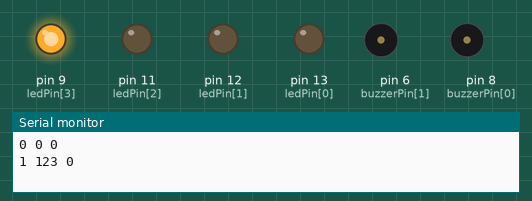
Simulated run of this sketch. Board: Arduino Leonardo, built for the host (arithmetic inside an expression is 32-bit, double 64-bit). Shown: output pins drawn as LEDs (lit = HIGH), buzzer (waves = sounding, pin HIGH), the last lines printed to the serial monitor.

Above: at 0.15 s.
At 9.31 s:
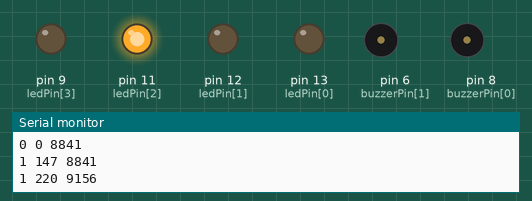
At 16.26 s:
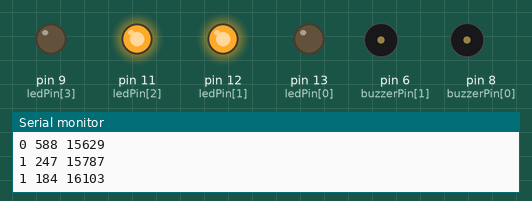
At 19.74 s:
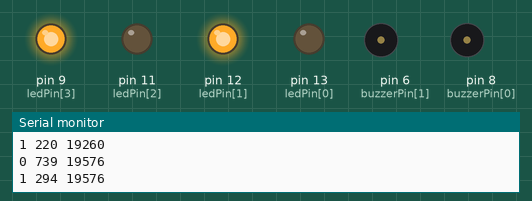
At 28.59 s:
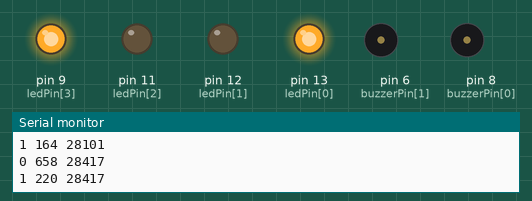
At 39.64 s:
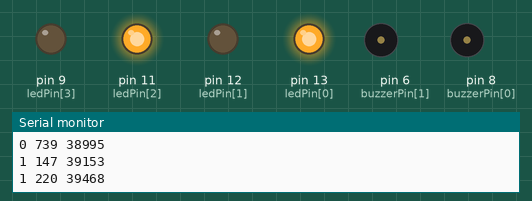
Timing chart, 0 to 40.0 s (numbered marks = the images above):
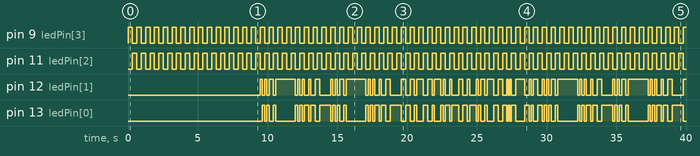

The sketch:

ScorePlayer_Dual.ino
```cpp
#include "Tone.h"
#include "scoreA.h"
#include "scoreB.h"
#define COUNTOF(arr) (sizeof(arr) / sizeof(arr[0]))

int ledPin[]      = {13, 12, 11, 9};
int buzzerPin[]   = {8, 6};

int ledSet[2][2]  = {{0, 1}, {2, 3}};
int ledID[2]      = {0};

Tone ctone[2];

void setup()
{
  Serial.begin(9600);

  for (int i = 0; i < COUNTOF(ledPin); ++i) pinMode(ledPin[i], OUTPUT);
  for (int i = 0; i < COUNTOF(buzzerPin); ++i) pinMode(buzzerPin[i], OUTPUT);
  for (int i = 0; i < COUNTOF(buzzerPin); ++i) ctone[i].begin(buzzerPin[i]);

  play(scoreA, COUNTOF(scoreA), scoreB, COUNTOF(scoreB));
}

void loop()
{
  for (int i = 0; i < COUNTOF(ledPin); ++i)
  {
    digitalWrite(ledPin[i], HIGH);
    delay(100);
    digitalWrite(ledPin[i], LOW);
  }
}

void playNote(long &last, long start, long pitch, int id)
{
  //if(buzzerPin[id] == 6) return;

  if (last < start)
  {
    delay((start - last));
    last = start;
  }

  Serial.print(id);
  Serial.print(" ");
  Serial.print(pitch);
  Serial.print(" ");
  Serial.print(start);
  Serial.println(" ");

  if (pitch)
  {
    digitalWrite(ledPin[ledSet[id][ledID[id]++]], LOW);
    ledID[id] %= COUNTOF(ledSet[id]);
    digitalWrite(ledPin[ledSet[id][ledID[id]]], HIGH);

    ctone[id].stop();
    ctone[id].play(pitch);
  }
  else
  {
    ctone[id].stop();
  }
}

void play(const long *codeA, int lenA, const long *codeB, int lenB)
{
  long last = 0, last2 = 0;
  int i = 0, j = 0;

  while (i + 1 < lenA || j + 1 < lenB)
  {
    long startA = i + 1 < lenA ? pgm_read_dword(codeA + i) : 0;
    long pitchA = i + 1 < lenA ? pgm_read_dword(codeA + i + 1) : 0;
    long startB = j + 1 < lenB ? pgm_read_dword(codeB + j) : 0;
    long pitchB = j + 1 < lenB ? pgm_read_dword(codeB + j + 1) : 0;

    if (lenB <= j + 1 || startA <= startB)
    {
      i += 2;
      playNote(last, startA, pitchA, 0);
    }
    else
    {
      j += 2;
      playNote(last, startB, pitchB, 1);
    }
  }

  for (int i = 0; i < COUNTOF(buzzerPin); ++i) ctone[i].stop();
}
```

Tone.cpp
```cpp
// (licence header left out)
#include <avr/interrupt.h>
#include <avr/pgmspace.h>
#include <wiring_private.h>
#include <pins_arduino.h>
#include "Tone.h"

#if defined(__AVR_ATmega8__)
#define TCCR2A TCCR2
#define TCCR2B TCCR2
#define COM2A1 COM21
#define COM2A0 COM20
#define OCR2A OCR2
#define TIMSK2 TIMSK
#define OCIE2A OCIE2
#define TIMER2_COMPA_vect TIMER2_COMP_vect
#define TIMSK1 TIMSK
#endif

// timerx_toggle_count:
//  > 0 - duration specified
//  = 0 - stopped
//  < 0 - infinitely (until stop() method called, or new play() called)

#if !defined(__AVR_ATmega8__)
volatile int32_t timer0_toggle_count;
volatile uint8_t *timer0_pin_port;
volatile uint8_t timer0_pin_mask;
#endif

volatile int32_t timer1_toggle_count;
volatile uint8_t *timer1_pin_port;
volatile uint8_t timer1_pin_mask;
volatile int32_t timer2_toggle_count;
volatile uint8_t *timer2_pin_port;
volatile uint8_t timer2_pin_mask;

#if defined(__AVR_ATmega1280__)
volatile int32_t timer3_toggle_count;
volatile uint8_t *timer3_pin_port;
volatile uint8_t timer3_pin_mask;
volatile int32_t timer4_toggle_count;
volatile uint8_t *timer4_pin_port;
volatile uint8_t timer4_pin_mask;
volatile int32_t timer5_toggle_count;
volatile uint8_t *timer5_pin_port;
volatile uint8_t timer5_pin_mask;
#endif


#if defined(__AVR_ATmega1280__)

#define AVAILABLE_TONE_PINS 6

// Leave timers 1, and zero to last.
const uint8_t PROGMEM tone_pin_to_timer_PGM[] = { 2, 3, 4, 5, 1, 0 };

#elif defined(__AVR_ATmega8__)

#define AVAILABLE_TONE_PINS 2

const uint8_t PROGMEM tone_pin_to_timer_PGM[] = { 2, 1 };

#else

#define AVAILABLE_TONE_PINS 3

// Leave timer 0 to last.
const uint8_t PROGMEM tone_pin_to_timer_PGM[] = { 2, 1, 0 };

#endif


// Initialize our pin count

uint8_t Tone::_tone_pin_count = 0;


void Tone::begin(uint8_t tonePin)
{
  if (_tone_pin_count < AVAILABLE_TONE_PINS)
  {
    _pin = tonePin;
    _timer = pgm_read_byte(tone_pin_to_timer_PGM + _tone_pin_count);
    _tone_pin_count++;

    // Set timer specific stuff
    // All timers in CTC mode
    // 8 bit timers will require changing prescalar values,
    // whereas 16 bit timers are set to either ck/1 or ck/64 prescalar
    switch (_timer)
    {
#if !defined(__AVR_ATmega8__)
      case 0:
        // 8 bit timer
        TCCR0A = 0;
        TCCR0B = 0;
        bitWrite(TCCR0A, WGM01, 1);
        bitWrite(TCCR0B, CS00, 1);
        timer0_pin_port = portOutputRegister(digitalPinToPort(_pin));
        timer0_pin_mask = digitalPinToBitMask(_pin);
        break;
#endif

      case 1:
        // 16 bit timer
        TCCR1A = 0;
        TCCR1B = 0;
        bitWrite(TCCR1B, WGM12, 1);
        bitWrite(TCCR1B, CS10, 1);
        timer1_pin_port = portOutputRegister(digitalPinToPort(_pin));
        timer1_pin_mask = digitalPinToBitMask(_pin);
        break;
      case 2:
        // 8 bit timer
        TCCR2A = 0;
        TCCR2B = 0;
        bitWrite(TCCR2A, WGM21, 1);
        bitWrite(TCCR2B, CS20, 1);
        timer2_pin_port = portOutputRegister(digitalPinToPort(_pin));
        timer2_pin_mask = digitalPinToBitMask(_pin);
        break;

#if defined(__AVR_ATmega1280__)
      case 3:
        // 16 bit timer
        TCCR3A = 0;
        TCCR3B = 0;
        bitWrite(TCCR3B, WGM32, 1);
        bitWrite(TCCR3B, CS30, 1);
        timer3_pin_port = portOutputRegister(digitalPinToPort(_pin));
        timer3_pin_mask = digitalPinToBitMask(_pin);
        break;
      case 4:
        // 16 bit timer
        TCCR4A = 0;
        TCCR4B = 0;
        bitWrite(TCCR4B, WGM42, 1);
        bitWrite(TCCR4B, CS40, 1);
        timer4_pin_port = portOutputRegister(digitalPinToPort(_pin));
        timer4_pin_mask = digitalPinToBitMask(_pin);
        break;
      case 5:
        // 16 bit timer
        TCCR5A = 0;
        TCCR5B = 0;
        bitWrite(TCCR5B, WGM52, 1);
        bitWrite(TCCR5B, CS50, 1);
        timer5_pin_port = portOutputRegister(digitalPinToPort(_pin));
        timer5_pin_mask = digitalPinToBitMask(_pin);
        break;
#endif
    }
  }
  else
  {
    // disabled
    _timer = -1;
  }
}


// frequency (in hertz) and duration (in milliseconds).

void Tone::play(uint16_t frequency, uint32_t duration)
{
  uint8_t prescalarbits = 0b001;
  int32_t toggle_count = 0;
  uint32_t ocr = 0;

  if (_timer >= 0)
  {
    // Set the pinMode as OUTPUT
    pinMode(_pin, OUTPUT);

    // if we are using an 8 bit timer, scan through prescalars to find the best fit
    if (_timer == 0 || _timer == 2)
    {
      ocr = F_CPU / frequency / 2 - 1;
      prescalarbits = 0b001;  // ck/1: same for both timers
      if (ocr > 255)
      {
        ocr = F_CPU / frequency / 2 / 8 - 1;
        prescalarbits = 0b010;  // ck/8: same for both timers

        if (_timer == 2 && ocr > 255)
        {
          ocr = F_CPU / frequency / 2 / 32 - 1;
          prescalarbits = 0b011;
        }

        if (ocr > 255)
        {
          ocr = F_CPU / frequency / 2 / 64 - 1;
          prescalarbits = _timer == 0 ? 0b011 : 0b100;

          if (_timer == 2 && ocr > 255)
          {
            ocr = F_CPU / frequency / 2 / 128 - 1;
            prescalarbits = 0b101;
          }

          if (ocr > 255)
          {
            ocr = F_CPU / frequency / 2 / 256 - 1;
            prescalarbits = _timer == 0 ? 0b100 : 0b110;
            if (ocr > 255)
            {
              // can't do any better than /1024
              ocr = F_CPU / frequency / 2 / 1024 - 1;
              prescalarbits = _timer == 0 ? 0b101 : 0b111;
            }
          }
        }
      }

#if !defined(__AVR_ATmega8__)
      if (_timer == 0)
        TCCR0B = (TCCR0B & 0b11111000) | prescalarbits;
      else
#endif
        TCCR2B = (TCCR2B & 0b11111000) | prescalarbits;
    }
    else
    {
      // two choices for the 16 bit timers: ck/1 or ck/64
      ocr = F_CPU / frequency / 2 - 1;

      prescalarbits = 0b001;
      if (ocr > 0xffff)
      {
        ocr = F_CPU / frequency / 2 / 64 - 1;
        prescalarbits = 0b011;
      }

      if (_timer == 1)
        TCCR1B = (TCCR1B & 0b11111000) | prescalarbits;
#if defined(__AVR_ATmega1280__)
      else if (_timer == 3)
        TCCR3B = (TCCR3B & 0b11111000) | prescalarbits;
      else if (_timer == 4)
        TCCR4B = (TCCR4B & 0b11111000) | prescalarbits;
      else if (_timer == 5)
        TCCR5B = (TCCR5B & 0b11111000) | prescalarbits;
#endif

    }


    // Calculate the toggle count
    if (duration > 0)
    {
      toggle_count = 2 * frequency * duration / 1000;
    }
    else
    {
      toggle_count = -1;
    }

    // Set the OCR for the given timer,
    // set the toggle count,
    // then turn on the interrupts
    switch (_timer)
    {

#if !defined(__AVR_ATmega8__)
      case 0:
        OCR0A = ocr;
        timer0_toggle_count = toggle_count;
        bitWrite(TIMSK0, OCIE0A, 1);
        break;
#endif

      case 1:
        OCR1A = ocr;
        timer1_toggle_count = toggle_count;
        bitWrite(TIMSK1, OCIE1A, 1);
        break;
      case 2:
        OCR2A = ocr;
        timer2_toggle_count = toggle_count;
        bitWrite(TIMSK2, OCIE2A, 1);
        break;

#if defined(__AVR_ATmega1280__)
      case 3:
        OCR3A = ocr;
        timer3_toggle_count = toggle_count;
        bitWrite(TIMSK3, OCIE3A, 1);
        break;
      case 4:
        OCR4A = ocr;
        timer4_toggle_count = toggle_count;
        bitWrite(TIMSK4, OCIE4A, 1);
        break;
      case 5:
        OCR5A = ocr;
        timer5_toggle_count = toggle_count;
        bitWrite(TIMSK5, OCIE5A, 1);
        break;
#endif

    }
  }
}


void Tone::stop()
{
  switch (_timer)
  {
#if !defined(__AVR_ATmega8__)
    case 0:
      TIMSK0 &= ~(1 << OCIE0A);
      break;
#endif
    case 1:
      TIMSK1 &= ~(1 << OCIE1A);
      break;
    case 2:
      TIMSK2 &= ~(1 << OCIE2A);
      break;

#if defined(__AVR_ATmega1280__)
    case 3:
      TIMSK3 &= ~(1 << OCIE3A);
      break;
    case 4:
      TIMSK4 &= ~(1 << OCIE4A);
      break;
    case 5:
      TIMSK5 &= ~(1 << OCIE5A);
      break;
#endif
  }

  digitalWrite(_pin, 0);
}


bool Tone::isPlaying(void)
{
  bool returnvalue = false;

  switch (_timer)
  {
#if !defined(__AVR_ATmega8__)
    case 0:
      returnvalue = (TIMSK0 & (1 << OCIE0A));
      break;
#endif

    case 1:
      returnvalue = (TIMSK1 & (1 << OCIE1A));
      break;
    case 2:
      returnvalue = (TIMSK2 & (1 << OCIE2A));
      break;

#if defined(__AVR_ATmega1280__)
    case 3:
      returnvalue = (TIMSK3 & (1 << OCIE3A));
      break;
    case 4:
      returnvalue = (TIMSK4 & (1 << OCIE4A));
      break;
    case 5:
      returnvalue = (TIMSK5 & (1 << OCIE5A));
      break;
#endif

  }
  return returnvalue;
}


#if !defined(__AVR_ATmega8__)
ISR(TIMER0_COMPA_vect)
{
  if (timer0_toggle_count != 0)
  {
    // toggle the pin
    *timer0_pin_port ^= timer0_pin_mask;

    if (timer0_toggle_count > 0)
      timer0_toggle_count--;
  }
  else
  {
    TIMSK0 &= ~(1 << OCIE0A);                 // disable the interrupt
    *timer0_pin_port &= ~(timer0_pin_mask);   // keep pin low after stop
  }
}
#endif


ISR(TIMER1_COMPA_vect)
{
  if (timer1_toggle_count != 0)
  {
    // toggle the pin
    *timer1_pin_port ^= timer1_pin_mask;

    if (timer1_toggle_count > 0)
      timer1_toggle_count--;
  }
  else
  {
    TIMSK1 &= ~(1 << OCIE1A);                 // disable the interrupt
    *timer1_pin_port &= ~(timer1_pin_mask);   // keep pin low after stop
  }
}


ISR(TIMER2_COMPA_vect)
{
  int32_t temp_toggle_count = timer2_toggle_count;

  if (temp_toggle_count != 0)
  {
    // toggle the pin
    *timer2_pin_port ^= timer2_pin_mask;

    if (temp_toggle_count > 0)
      temp_toggle_count--;
  }
  else
  {
    TIMSK2 &= ~(1 << OCIE2A);                 // disable the interrupt
    *timer2_pin_port &= ~(timer2_pin_mask);   // keep pin low after stop
  }

  timer2_toggle_count = temp_toggle_count;
}


#if defined(__AVR_ATmega1280__)

ISR(TIMER3_COMPA_vect)
{
  if (timer3_toggle_count != 0)
  {
    // toggle the pin
    *timer3_pin_port ^= timer3_pin_mask;

    if (timer3_toggle_count > 0)
      timer3_toggle_count--;
  }
  else
  {
    TIMSK3 &= ~(1 << OCIE3A);                 // disable the interrupt
    *timer3_pin_port &= ~(timer3_pin_mask);   // keep pin low after stop
  }
}

ISR(TIMER4_COMPA_vect)
{
  if (timer4_toggle_count != 0)
  {
    // toggle the pin
    *timer4_pin_port ^= timer4_pin_mask;

    if (timer4_toggle_count > 0)
      timer4_toggle_count--;
  }
  else
  {
    TIMSK4 &= ~(1 << OCIE4A);                 // disable the interrupt
    *timer4_pin_port &= ~(timer4_pin_mask);   // keep pin low after stop
  }
}

ISR(TIMER5_COMPA_vect)
{
  if (timer5_toggle_count != 0)
  {
    // toggle the pin
    *timer5_pin_port ^= timer5_pin_mask;

    if (timer5_toggle_count > 0)
      timer5_toggle_count--;
  }
  else
  {
    TIMSK5 &= ~(1 << OCIE5A);                 // disable the interrupt
    *timer5_pin_port &= ~(timer5_pin_mask);   // keep pin low after stop
  }
}

#endif
```

Tone.h
```cpp
// (licence header left out)
#ifndef _Tone_h
#define _Tone_h

#include <stdint.h>

/*************************************************
* Public Constants
*************************************************/

#define NOTE_B0  31
#define NOTE_C1  33
#define NOTE_CS1 35
#define NOTE_D1  37
#define NOTE_DS1 39
#define NOTE_E1  41
#define NOTE_F1  44
#define NOTE_FS1 46
#define NOTE_G1  49
#define NOTE_GS1 52
#define NOTE_A1  55
#define NOTE_AS1 58
#define NOTE_B1  62
#define NOTE_C2  65
#define NOTE_CS2 69
#define NOTE_D2  73
#define NOTE_DS2 78
#define NOTE_E2  82
#define NOTE_F2  87
#define NOTE_FS2 93
#define NOTE_G2  98
#define NOTE_GS2 104
#define NOTE_A2  110
#define NOTE_AS2 117
#define NOTE_B2  123
#define NOTE_C3  131
#define NOTE_CS3 139
#define NOTE_D3  147
#define NOTE_DS3 156
#define NOTE_E3  165
#define NOTE_F3  175
#define NOTE_FS3 185
#define NOTE_G3  196
#define NOTE_GS3 208
#define NOTE_A3  220
#define NOTE_AS3 233
#define NOTE_B3  247
#define NOTE_C4  262
#define NOTE_CS4 277
#define NOTE_D4  294
#define NOTE_DS4 311
#define NOTE_E4  330
#define NOTE_F4  349
#define NOTE_FS4 370
#define NOTE_G4  392
#define NOTE_GS4 415
#define NOTE_A4  440
#define NOTE_AS4 466
#define NOTE_B4  494
#define NOTE_C5  523
#define NOTE_CS5 554
#define NOTE_D5  587
#define NOTE_DS5 622
#define NOTE_E5  659
#define NOTE_F5  698
#define NOTE_FS5 740
#define NOTE_G5  784
#define NOTE_GS5 831
#define NOTE_A5  880
#define NOTE_AS5 932
#define NOTE_B5  988
#define NOTE_C6  1047
#define NOTE_CS6 1109
#define NOTE_D6  1175
#define NOTE_DS6 1245
#define NOTE_E6  1319
#define NOTE_F6  1397
#define NOTE_FS6 1480
#define NOTE_G6  1568
#define NOTE_GS6 1661
#define NOTE_A6  1760
#define NOTE_AS6 1865
#define NOTE_B6  1976
#define NOTE_C7  2093
#define NOTE_CS7 2217
#define NOTE_D7  2349
#define NOTE_DS7 2489
#define NOTE_E7  2637
#define NOTE_F7  2794
#define NOTE_FS7 2960
#define NOTE_G7  3136
#define NOTE_GS7 3322
#define NOTE_A7  3520
#define NOTE_AS7 3729
#define NOTE_B7  3951
#define NOTE_C8  4186
#define NOTE_CS8 4435
#define NOTE_D8  4699
#define NOTE_DS8 4978


/*************************************************
* Definitions
*************************************************/

class Tone
{
  public:
    void begin(uint8_t tonePin);
    bool isPlaying();
    void play(uint16_t frequency, uint32_t duration = 0);
    void stop();

  private:
    static uint8_t _tone_pin_count;
    uint8_t _pin;
    int8_t _timer;
};

#endif
```

Source omitted: scoreA.h (8200 bytes), scoreB.h (6288 bytes)

Measured:
- by itself, pin 9 (ledPin[3]), pin 11 (ledPin[2]): alternates HIGH for 0.32 s and LOW for 0.32 s
- by itself, pin 12 (ledPin[1]): LOW → HIGH at 9.5 s, → LOW 0.16 s later, → HIGH 0.16 s later, → LOW 0.16 s later, … (101 changes in this stretch)
- by itself, pin 13 (ledPin[0]): LOW → HIGH at 9.6 s, → LOW 0.16 s later, → HIGH 0.16 s later, → LOW 0.16 s later, … (100 changes in this stretch)
